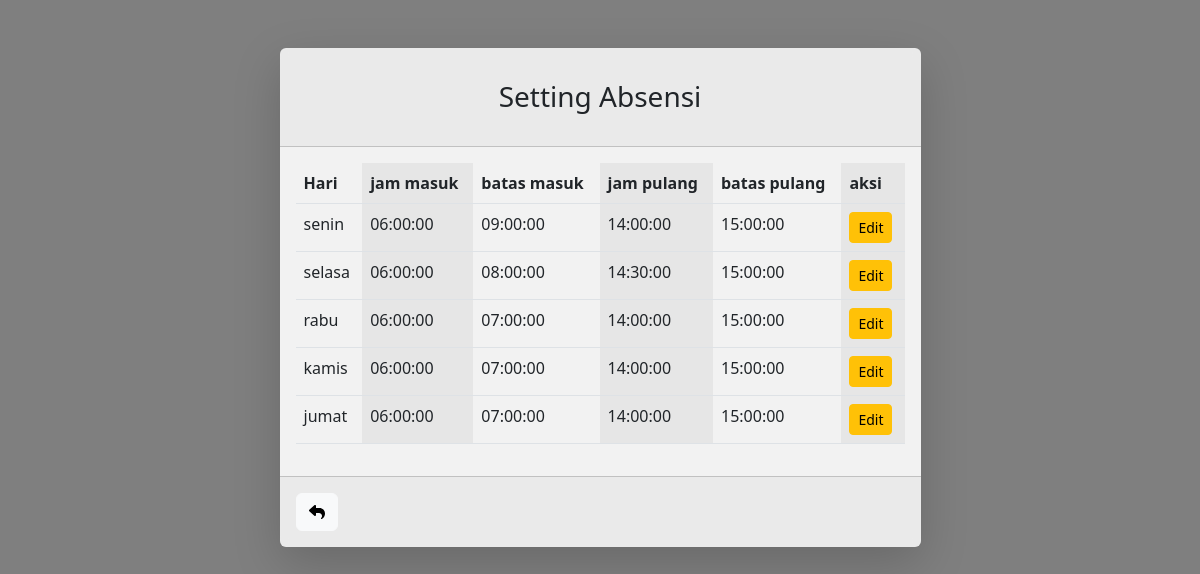
The app's page /setting.php (signed in) with its own data.
### tables this page shows
CREATE TABLE `setting` (
  `id` int(10) NOT NULL,
  `hari` varchar(10) NOT NULL,
  `jam_masuk` time NOT NULL,
  `batas_masuk` time NOT NULL,
  `jam_pulang` time NOT NULL,
  `batas_pulang` time NOT NULL
);

### setting.php (the view, shortened to what this page needs)
<!DOCTYPE html>
<html lang="en">
<head>
  <link href="css/styles.css" rel="stylesheet" />
</head>
<body>
  <div id="layoutAuthentication">
    <div id="layoutAuthentication_content">
      <main>
        <div class="container">
          <div class="row justify-content-center">
            <div class="col-lg-7">
              <div class="card shadow-lg border-0 rounded-lg mt-5">
                <div class="card-header">
                  <h3 class="text-center font-weight-light my-4">
                    Setting Absensi
                  </h3>
                </div>
                <div class="card-body">
                  <table class="table table-striped-columns">
                    <thead>
                      <tr>
                        <th>Hari</th>
                        <th>jam masuk</th>
                        <th>batas masuk</th>
                        <th>jam pulang</th>
                        <th>batas pulang</th>
                        <th>aksi</th>
                      </tr>
                    </thead>
                    <tbody>
                      <?php
                      include "koneksi.php";
                      $sql = "SELECT * FROM setting";
                      $query = mysqli_query($koneksi, $sql);
                      while ($setting = mysqli_fetch_array($query)) {
                      ?>
                        <tr>
                          <td><?= $setting['hari']; ?></td>
                          <td><?= $setting['jam_masuk']; ?></td>
                          <td><?= $setting['batas_masuk']; ?></td>
                          <td><?= $setting['jam_pulang']; ?></td>
                          <td><?= $setting['batas_pulang']; ?></td>
                          <td>
                            <a href="edit.php?id=<?php echo $setting['id']; ?>" class="btn btn-warning btn-sm">Edit</a>
                          </td>
                        </tr>
                      <?php  } ?>
                    </tbody>
                  </table>
                </div>
                <div class="card-footer text-left py-3">
                  <div class="small">
                    <a href="dashboard.php" class="btn btn-light">
                      <i class="fa-solid fa-reply"></i>
                    </a>
                  </div>
                </div>
              </div>
            </div>
          </div>
        </div>
      </main>
    </div>
  </div>
</body>
</html>

### setting.php (style rules this page uses)
body { background: url('assets/img/smk_almaliki.JPG') no-repeat center center fixed; background-size: cover; }
#layoutAuthentication { background-color: rgba(0, 0, 0, 0.5); min-height: 100vh; }
.card { background-color: rgba(255, 255, 255, 0.9); backdrop-filter: blur(5px); }

### records on screen
setting: hari "senin", jam_masuk "06:00:00", batas_masuk "09:00:00", jam_pulang "14:00:00", batas_pulang "15:00:00"
setting: hari "selasa", jam_masuk "06:00:00", batas_masuk "08:00:00", jam_pulang "14:30:00", batas_pulang "15:00:00"
setting: hari "rabu", jam_masuk "06:00:00", batas_masuk "07:00:00", jam_pulang "14:00:00", batas_pulang "15:00:00"
setting: hari "kamis", jam_masuk "06:00:00", batas_masuk "07:00:00", jam_pulang "14:00:00", batas_pulang "15:00:00"
setting: hari "jumat", jam_masuk "06:00:00", batas_masuk "07:00:00", jam_pulang "14:00:00", batas_pulang "15:00:00"
